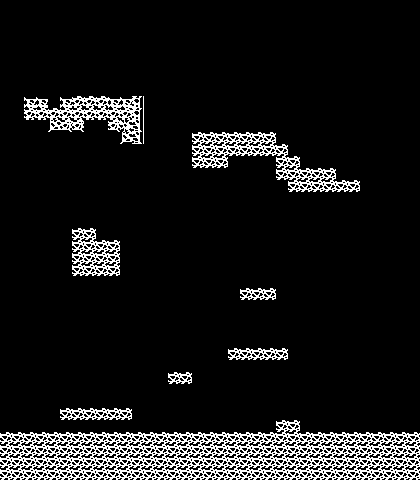

A level layout from a 2D game, rendered from its tile map. Below: a short description, then the map file with tile-grid data replaced by summaries:
An orthogonal 35x40 tile map with 12x12 px tiles, 3 tile layers (Walls, Background, Sprites), 2 tilesets.

<map version="1.9" tiledversion="1.9.2" orientation="orthogonal" renderorder="right-down" width="35" height="40" tilewidth="12" tileheight="12" infinite="0" nextlayerid="4" nextobjectid="1">
 <editorsettings>
  <export target="source/untitled2.Json" format="json" />
 </editorsettings>
 <tileset firstgid="1" name="sprites" tilewidth="16" tileheight="16" tilecount="2" columns="2">
  <image source="source/img/sprites-table-16-16.png" width="32" height="16" />
 </tileset>
 <tileset firstgid="3" name="dillbg" tilewidth="12" tileheight="12" tilecount="72" columns="12">
  <image source="source/img/dolphbg-table-24-24.png" width="144" height="72" />
  <tile id="0">
   <animation>
    <frame tileid="48" duration="100" />
    <frame tileid="49" duration="100" />
    <frame tileid="50" duration="100" />
    <frame tileid="51" duration="100" />
    <frame tileid="52" duration="100" />
    <frame tileid="53" duration="100" />
    <frame tileid="54" duration="100" />
    <frame tileid="55" duration="100" />
    <frame tileid="56" duration="100" />
    <frame tileid="57" duration="100" />
    <frame tileid="60" duration="100" />
    <frame tileid="61" duration="100" />
    <frame tileid="62" duration="100" />
    <frame tileid="63" duration="100" />
    <frame tileid="64" duration="100" />
    <frame tileid="65" duration="100" />
    <frame tileid="66" duration="100" />
    <frame tileid="67" duration="100" />
    <frame tileid="68" duration="100" />
    <frame tileid="69" duration="100" />
   </animation>
  </tile>
 </tileset>
 <layer id="3" name="Walls" width="35" height="40">
  <properties>
   <property name="tileset" value="dillbg" />
  </properties>
  <data>[1400 cells, 231 non-empty, 10 distinct tile ids]</data>
 </layer>
 <layer id="1" name="Background" width="35" height="40">
  <properties>
   <property name="tileset" value="dillbg" />
  </properties>
  <data>[1400 cells, 0 non-empty, 0 distinct tile ids]</data>
 </layer>
 <layer id="2" name="Sprites" width="35" height="40">
  <properties>
   <property name="tileset" value="sprites" />
  </properties>
  <data>[1400 cells, 0 non-empty, 0 distinct tile ids]</data>
 </layer>
</map>
